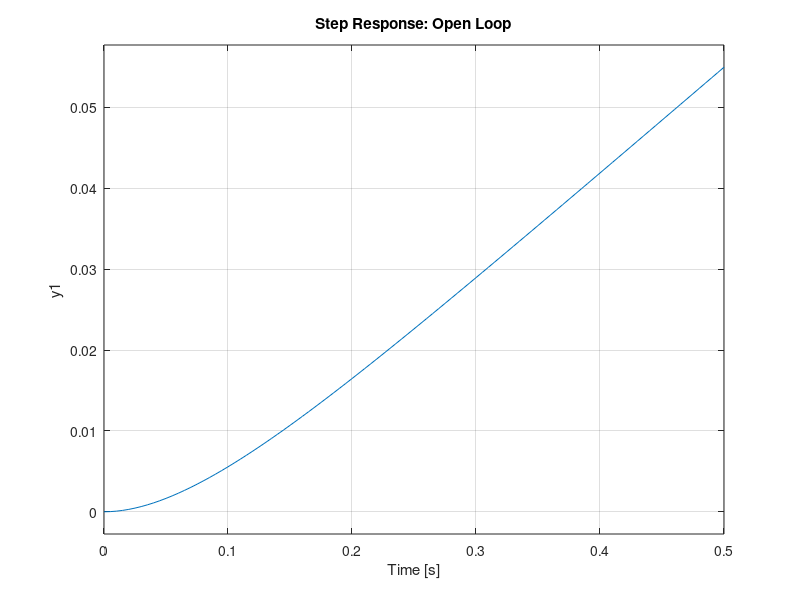
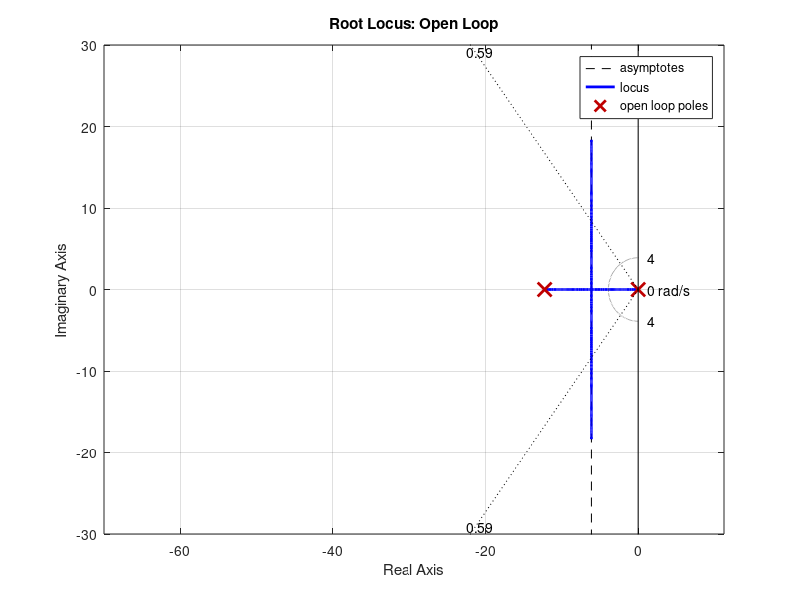
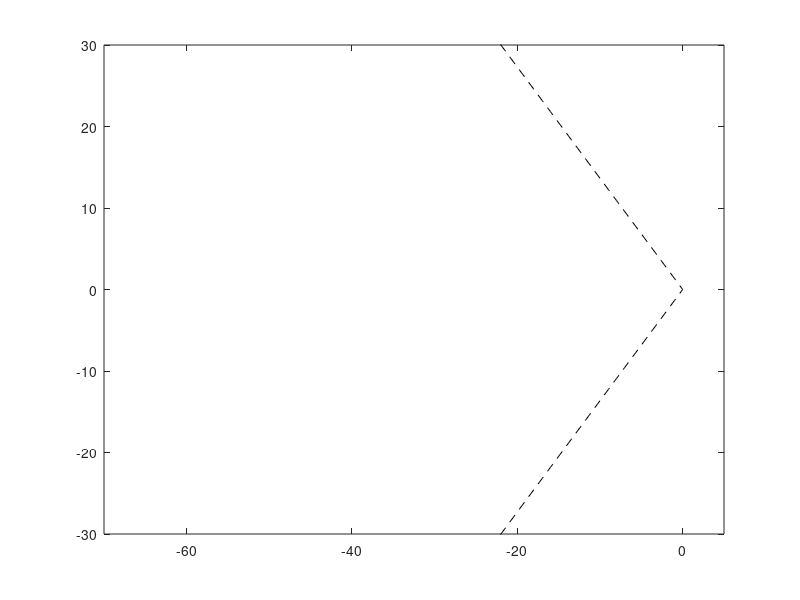
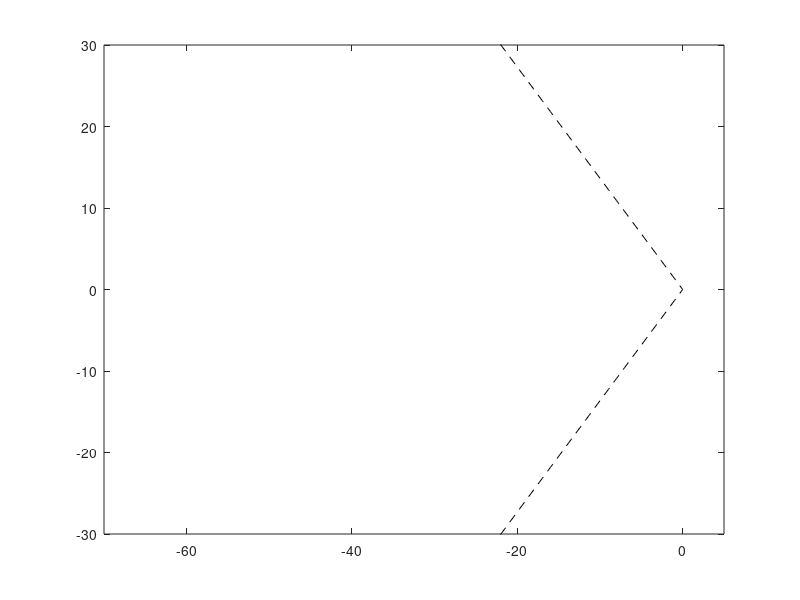

Recreate these plots in MATLAB, in order. (Note: this script raises an error after producing the figures.)
clc; clear; close all;
% Thomas Lønne Stiansen - FHV Winter Semester 2025
    % For PID control with Root Locus on cart

% Constants
markSize = 10;
sign = -1; % for negative feedback
yLims = 30;
xMin = -70;
xMax = 5;
dk = 0.005;        % Root-Locus: Step size
k = 0 : dk : 46; % Root-Locus: Locus size
x = xMin : 0;

%% Plant

% Loaded from cart_Model.m
    % With Weight
        K = 0.131346246942449;
        tau = 0.081642070282424;
    % Without Weight
        % K = 0.143342010172210;
        % tau = 0.058378523227571;
s = tf('s');
G_cartVel = K / (tau*s + 1);   % G  =  V_c(s) / V_m(s)  =  [m/s] / [V]
    % Integrate to get position control
G_cartPos = G_cartVel * (1/s); % G  =  X_c(s) / V_m(s)  =  [m]   / [V]

G_OL = G_cartPos;
plant = zpk(G_OL)

% IT_1 Block
figure
step(G_OL)
title('Step Response: Open Loop')

%% Requirements

% Requirements
OS_percent = 10; % [percent]
% ts = 0.6; % [sec]
tp = 1;

% Mp = OS   ,   D = zeta    ,   wn = omega_n
OS = OS_percent / 100;
    % Damping Ratio
zeta = -log(OS) / sqrt( pi^2 + log(OS)^2 ); % MATLAB: log = ln
    % Natural Frequency
% omega_n = 4/(ts*zeta);
omega_n = pi / (tp * sqrt(1 - zeta^2) );

% Damped Frequency of Oscillation
omega_d = omega_n * sqrt(1 - zeta^2);
% Exponential Damping Frequency
sigma_d = zeta*omega_n;

% Stability Lines
theta = acos(zeta);
y1 = +tan(theta)*x;
y2 = -tan(theta)*x;

%% Default System Root Locus

% Root Locus
figure
rlocus(G_OL)
title('Root Locus: Open Loop')
ylim([-yLims yLims])
xlim([xMin xMax])
sgrid(zeta, omega_n)

%% PD Design - Inspired by Lösung_11.pdf

% Desired Poles
p_w = - sigma_d + j*omega_d;

% Poles of Plant
p_i = pole(G_OL);

% Angles of System Poles
for i = 1 : length(p_i)
    phi(i) = rad2deg( atan2( (imag(p_w) - imag(p_i(i)) ), ... % Δy
                             (real(p_w) - real(p_i(i)) ) ) ); % Δx
end
% Required Angle
phi_zD = 180 + sum(phi);

% PD Zero
z_D = omega_d / tand(phi_zD) + sigma_d;
    z_D = 25;

% PD Controller
% G_PD = (s + z_D);
    tau_f = 0.001;
    G_PD = (s + z_D) * 1/(tau_f*s + 1);

% Root Locus
figure
rlocus(G_OL * G_PD)
hold on
title('Root Locus: PD Design')
sgrid(zeta,omega_n);
    plot(x, y1, '--k',  x, y2, '--k');
ylim([-yLims yLims])
xlim([xMin xMax])

%%% Selected from Root-Locus %%%
% K_PD = 20;
K_PD = 1.4;

    % Pole Zero Map of PD Control
    G_CL = feedback( K_PD*G_PD * G_OL , 1, sign);
    figure
    pzmap(G_CL)
    title('Pole-Zero Map: PD Control')
    hold on
    sgrid(zeta, omega_n)
        plot(x, y1, '--k',  x, y2, '--k');
    ylim([-yLims yLims])
    xlim([xMin xMax])

%% PI Design - Inspired by Lösung_11.pdf

% Zero Selection
z_I = [0.3 1 2 4];
for i = 1 : length(z_I)
    G_PI(i) = ( s + z_I(i) ) / s;
end

% Step response of PI zeros
figure;
Legend = cell(length(z_I),1);
for i = 1 : length(z_I)
    step( feedback(G_PD*G_PI(i)*G_OL, 1, -1) );
    axis([0 10 0 1.25]);
    Legend{i} = strcat('z_c = ', num2str(z_I(i)));
    hold on;
end
legend(Legend, 'Location','southeast');
title('Step Response: PI Design')
yline(1.05, '--k')
yline(0.95, '--k')

%%% Selected from Response %%%
z_I_idx = 4;

%% Combined

G_c = ( K_PD*G_PD * G_PI(z_I_idx) );

% Root Locus
figure
rlocus(G_OL * G_c)
hold on
title('Root Locus: PID Design')
sgrid(zeta, omega_n)
    plot(x, y1, '--k',  x, y2, '--k');
ylim([-yLims yLims])
xlim([xMin xMax])

%%% Selected from Root-Locus %%%
K_PID = 42.5;

%% Controller

G_C = K_PID * G_c;
% G_C = pidtune(G_OL, 'PID');

% Proportional
G_CL = feedback( G_C*G_OL , 1, sign);

% Pole Zero Map of PID Control
figure
pzmap(G_CL)
title('Pole-Zero Map: PID Control')
hold on
sgrid(zeta, omega_n)
    plot(x, y1, '--k',  x, y2, '--k');
ylim([-yLims yLims])
xlim([xMin xMax])

% Plot time response
figure
step(G_CL)
stepinfo(G_CL)
title('Step Response: Closed Loop')
